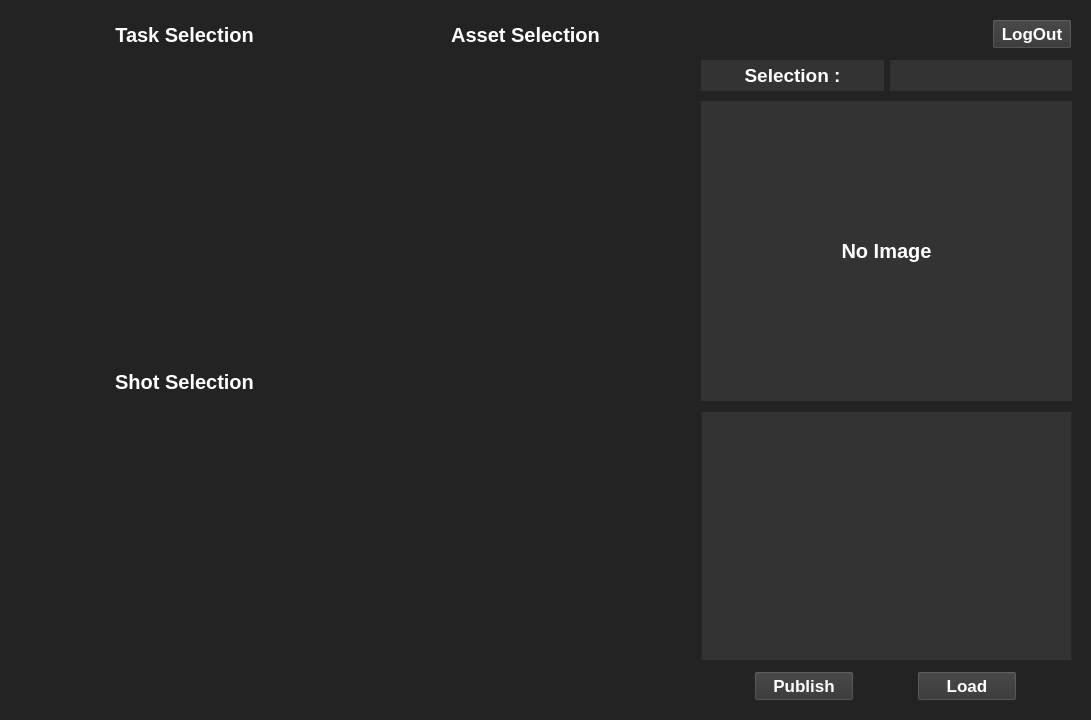
<?xml version="1.0" encoding="UTF-8"?>
<ui version="4.0">
 <class>MainWindow</class>
 <widget class="QMainWindow" name="MainWindow">
  <property name="enabled">
   <bool>true</bool>
  </property>
  <property name="geometry">
   <rect>
    <x>0</x>
    <y>0</y>
    <width>1091</width>
    <height>720</height>
   </rect>
  </property>
  <property name="minimumSize">
   <size>
    <width>1091</width>
    <height>720</height>
   </size>
  </property>
  <property name="maximumSize">
   <size>
    <width>1091</width>
    <height>720</height>
   </size>
  </property>
  <property name="windowTitle">
   <string>Pizza_API</string>
  </property>
  <property name="windowIcon">
   <iconset>
    <normaloff>:/icon/다운로드.png</normaloff>:/icon/다운로드.png</iconset>
  </property>
  <property name="styleSheet">
   <string notr="true">background-color: rgb(35, 35, 35);
color: white;</string>
  </property>
  <widget class="QWidget" name="centralwidget">
   <property name="minimumSize">
    <size>
     <width>1091</width>
     <height>717</height>
    </size>
   </property>
   <layout class="QGridLayout" name="gridLayout">
    <item row="0" column="0">
     <layout class="QGridLayout" name="Main_QGrid">
      <property name="leftMargin">
       <number>10</number>
      </property>
      <property name="topMargin">
       <number>10</number>
      </property>
      <property name="rightMargin">
       <number>10</number>
      </property>
      <property name="bottomMargin">
       <number>10</number>
      </property>
      <property name="spacing">
       <number>10</number>
      </property>
      <item row="1" column="4">
       <layout class="QHBoxLayout" name="horizontalLayout_2">
        <property name="spacing">
         <number>6</number>
        </property>
        <property name="leftMargin">
         <number>0</number>
        </property>
        <property name="topMargin">
         <number>0</number>
        </property>
        <item>
         <widget class="QLabel" name="Selection_Name">
          <property name="minimumSize">
           <size>
            <width>175</width>
            <height>25</height>
           </size>
          </property>
          <property name="font">
           <font>
            <pointsize>14</pointsize>
            <weight>75</weight>
            <bold>true</bold>
           </font>
          </property>
          <property name="styleSheet">
           <string notr="true">background-color: rgb(51, 51, 51);
color: white;</string>
          </property>
          <property name="text">
           <string>Selection :</string>
          </property>
          <property name="alignment">
           <set>Qt::AlignCenter</set>
          </property>
         </widget>
        </item>
        <item>
         <widget class="QLabel" name="Selection_Lable">
          <property name="minimumSize">
           <size>
            <width>175</width>
            <height>25</height>
           </size>
          </property>
          <property name="styleSheet">
           <string notr="true">background-color: rgb(51, 51, 51);
color: white;</string>
          </property>
          <property name="text">
           <string/>
          </property>
         </widget>
        </item>
       </layout>
      </item>
      <item row="0" column="0">
       <widget class="QLabel" name="label">
        <property name="sizePolicy">
         <sizepolicy hsizetype="Minimum" vsizetype="Minimum">
          <horstretch>0</horstretch>
          <verstretch>0</verstretch>
         </sizepolicy>
        </property>
        <property name="minimumSize">
         <size>
          <width>331</width>
          <height>25</height>
         </size>
        </property>
        <property name="font">
         <font>
          <pointsize>15</pointsize>
          <weight>75</weight>
          <bold>true</bold>
         </font>
        </property>
        <property name="text">
         <string>Task Selection</string>
        </property>
        <property name="alignment">
         <set>Qt::AlignCenter</set>
        </property>
       </widget>
      </item>
      <item row="0" column="4">
       <layout class="QHBoxLayout" name="horizontalLayout_3">
        <property name="bottomMargin">
         <number>0</number>
        </property>
        <item>
         <spacer name="horizontalSpacer">
          <property name="orientation">
           <enum>Qt::Horizontal</enum>
          </property>
          <property name="sizeHint" stdset="0">
           <size>
            <width>40</width>
            <height>0</height>
           </size>
          </property>
         </spacer>
        </item>
        <item>
         <widget class="QPushButton" name="Logout_Button">
          <property name="sizePolicy">
           <sizepolicy hsizetype="Minimum" vsizetype="Fixed">
            <horstretch>0</horstretch>
            <verstretch>0</verstretch>
           </sizepolicy>
          </property>
          <property name="maximumSize">
           <size>
            <width>100</width>
            <height>30</height>
           </size>
          </property>
          <property name="font">
           <font>
            <pointsize>13</pointsize>
            <weight>75</weight>
            <bold>true</bold>
           </font>
          </property>
          <property name="styleSheet">
           <string notr="true">background-color: rgb(51, 51, 51);
color: white;</string>
          </property>
          <property name="text">
           <string>LogOut</string>
          </property>
         </widget>
        </item>
       </layout>
      </item>
      <item row="1" column="1" rowspan="11" colspan="2">
       <layout class="QVBoxLayout" name="verticalLayout">
        <property name="spacing">
         <number>0</number>
        </property>
        <property name="leftMargin">
         <number>0</number>
        </property>
        <property name="topMargin">
         <number>0</number>
        </property>
       </layout>
      </item>
      <item row="11" column="4">
       <layout class="QGridLayout" name="gridLayout_3">
        <item row="0" column="0">
         <widget class="QPushButton" name="Save_Button">
          <property name="maximumSize">
           <size>
            <width>100</width>
            <height>30</height>
           </size>
          </property>
          <property name="font">
           <font>
            <pointsize>13</pointsize>
            <weight>75</weight>
            <bold>true</bold>
           </font>
          </property>
          <property name="styleSheet">
           <string notr="true">background-color: rgb(51, 51, 51);
color: white;</string>
          </property>
          <property name="text">
           <string>Publish</string>
          </property>
         </widget>
        </item>
        <item row="0" column="1">
         <widget class="QPushButton" name="Load_Button">
          <property name="maximumSize">
           <size>
            <width>100</width>
            <height>30</height>
           </size>
          </property>
          <property name="font">
           <font>
            <pointsize>13</pointsize>
            <weight>75</weight>
            <bold>true</bold>
           </font>
          </property>
          <property name="styleSheet">
           <string notr="true">background-color: rgb(51, 51, 51);
color: white;</string>
          </property>
          <property name="text">
           <string>Load</string>
          </property>
         </widget>
        </item>
       </layout>
      </item>
      <item row="2" column="4" rowspan="9">
       <layout class="QVBoxLayout" name="verticalLayout_3">
        <property name="spacing">
         <number>10</number>
        </property>
        <property name="leftMargin">
         <number>0</number>
        </property>
        <property name="topMargin">
         <number>0</number>
        </property>
        <property name="rightMargin">
         <number>0</number>
        </property>
        <property name="bottomMargin">
         <number>0</number>
        </property>
        <item>
         <widget class="QLabel" name="Preview">
          <property name="sizePolicy">
           <sizepolicy hsizetype="Minimum" vsizetype="Minimum">
            <horstretch>36</horstretch>
            <verstretch>0</verstretch>
           </sizepolicy>
          </property>
          <property name="minimumSize">
           <size>
            <width>360</width>
            <height>300</height>
           </size>
          </property>
          <property name="font">
           <font>
            <pointsize>15</pointsize>
            <weight>75</weight>
            <bold>true</bold>
           </font>
          </property>
          <property name="styleSheet">
           <string notr="true">background-color: rgb(51, 51, 51);
color: white;</string>
          </property>
          <property name="text">
           <string>No Image</string>
          </property>
          <property name="alignment">
           <set>Qt::AlignCenter</set>
          </property>
         </widget>
        </item>
        <item>
         <widget class="QPlainTextEdit" name="InfoTextBox">
          <property name="sizePolicy">
           <sizepolicy hsizetype="Minimum" vsizetype="Minimum">
            <horstretch>0</horstretch>
            <verstretch>0</verstretch>
           </sizepolicy>
          </property>
          <property name="minimumSize">
           <size>
            <width>349</width>
            <height>250</height>
           </size>
          </property>
          <property name="font">
           <font>
            <pointsize>14</pointsize>
           </font>
          </property>
          <property name="layoutDirection">
           <enum>Qt::LeftToRight</enum>
          </property>
          <property name="styleSheet">
           <string notr="true">background-color: rgb(51, 51, 51);
color: white;</string>
          </property>
          <property name="undoRedoEnabled">
           <bool>true</bool>
          </property>
          <property name="readOnly">
           <bool>true</bool>
          </property>
          <property name="plainText">
           <string/>
          </property>
          <property name="textInteractionFlags">
           <set>Qt::TextSelectableByMouse</set>
          </property>
         </widget>
        </item>
       </layout>
      </item>
      <item row="0" column="1" colspan="2">
       <widget class="QLabel" name="label_2">
        <property name="sizePolicy">
         <sizepolicy hsizetype="Minimum" vsizetype="Minimum">
          <horstretch>0</horstretch>
          <verstretch>0</verstretch>
         </sizepolicy>
        </property>
        <property name="minimumSize">
         <size>
          <width>331</width>
          <height>31</height>
         </size>
        </property>
        <property name="font">
         <font>
          <pointsize>15</pointsize>
          <weight>75</weight>
          <bold>true</bold>
         </font>
        </property>
        <property name="text">
         <string>Asset Selection</string>
        </property>
        <property name="alignment">
         <set>Qt::AlignCenter</set>
        </property>
       </widget>
      </item>
      <item row="7" column="0" rowspan="5">
       <layout class="QVBoxLayout" name="verticalLayout3">
        <property name="spacing">
         <number>0</number>
        </property>
       </layout>
      </item>
      <item row="6" column="0">
       <widget class="QLabel" name="label_3">
        <property name="sizePolicy">
         <sizepolicy hsizetype="Minimum" vsizetype="Minimum">
          <horstretch>0</horstretch>
          <verstretch>0</verstretch>
         </sizepolicy>
        </property>
        <property name="minimumSize">
         <size>
          <width>331</width>
          <height>31</height>
         </size>
        </property>
        <property name="maximumSize">
         <size>
          <width>331</width>
          <height>31</height>
         </size>
        </property>
        <property name="font">
         <font>
          <pointsize>15</pointsize>
          <weight>75</weight>
          <bold>true</bold>
         </font>
        </property>
        <property name="text">
         <string>Shot Selection</string>
        </property>
        <property name="alignment">
         <set>Qt::AlignCenter</set>
        </property>
       </widget>
      </item>
      <item row="1" column="0" rowspan="5">
       <layout class="QVBoxLayout" name="verticalLayout2">
        <property name="spacing">
         <number>0</number>
        </property>
        <property name="leftMargin">
         <number>0</number>
        </property>
       </layout>
      </item>
     </layout>
    </item>
   </layout>
  </widget>
 </widget>
 <resources/>
 <connections/>
</ui>
